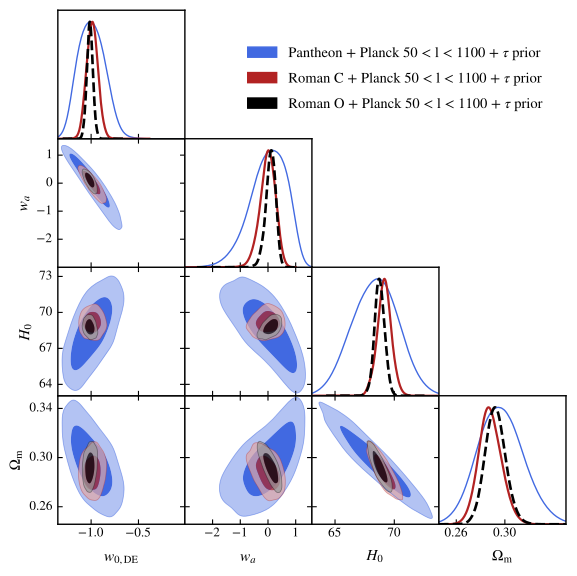

Recreate this plot in Python.
import getdist.plots as gplot
from getdist import MCSamples
from getdist import loadMCSamples
import os
import matplotlib
import subprocess
import matplotlib.pyplot as plt
import numpy as np

# GENERAL PLOT OPTIONS
matplotlib.rcParams['mathtext.fontset'] = 'stix'
matplotlib.rcParams['font.family'] = 'STIXGeneral'
matplotlib.rcParams['mathtext.rm'] = 'Bitstream Vera Sans'
matplotlib.rcParams['mathtext.it'] = 'Bitstream Vera Sans:italic'
matplotlib.rcParams['mathtext.bf'] = 'Bitstream Vera Sans:bold'
matplotlib.rcParams['xtick.bottom'] = True
matplotlib.rcParams['xtick.top'] = False
matplotlib.rcParams['ytick.right'] = False
matplotlib.rcParams['axes.edgecolor'] = 'black'
matplotlib.rcParams['axes.linewidth'] = '1.0'
matplotlib.rcParams['axes.labelsize'] = 'medium'
matplotlib.rcParams['axes.grid'] = True
matplotlib.rcParams['grid.linewidth'] = '0.0'
matplotlib.rcParams['grid.alpha'] = '0.18'
matplotlib.rcParams['grid.color'] = 'lightgray'
matplotlib.rcParams['legend.labelspacing'] = 0.77
matplotlib.rcParams['savefig.bbox'] = 'tight'
matplotlib.rcParams['savefig.format'] = 'pdf'

# ADDING NEFF AS DERIVED PARAMETER
parameter = [u'w',u'wa',u'H0',u'omegam']
chaindir=r'.'
root_chains = ('EXAMPLE_POLY1','EXAMPLE_POLY2','EXAMPLE_POLY3')

analysissettings={'smooth_scale_1D':0.45,'smooth_scale_2D':0.45,'ignore_rows': u'0.0',
'range_confidence' : u'0.025'}
# --------------------------------------------------------------------------------
# --------------------------------------------------------------------------------
# --------------------------------------------------------------------------------
samples=loadMCSamples('./' + root_chains[0],settings=analysissettings) 
p = samples.getParams()
# --------------------------------------------------------------------------------
samples.addDerived(np.exp(p.logA)/10.0,name='1e9As',label='{10^9\\rm A_s}',
range=[np.exp(samples.getLower('logA'))/10.0,np.exp(samples.getUpper('logA'))/10.0])
# --------------------------------------------------------------------------------
samples.addDerived(p.omegach2*10.0,name='10omegach2',label='{10 \Omega_c h^2}',
range=[samples.getLower('omegach2')*10.0,samples.getUpper('omegach2')*10.0])
# --------------------------------------------------------------------------------
samples.addDerived(p.omegabh2*100.0,name='100omegabh2',label='{100 \Omega_b h^2}',
range=[samples.getLower('omegabh2')*100.0,samples.getUpper('omegabh2')*100.0])
# --------------------------------------------------------------------------------
samples.addDerived(p.ns*10.0,name='10ns',label='{10 n_s}',
range=[samples.getLower('ns')*10.0,samples.getUpper('ns')*10.0])
# --------------------------------------------------------------------------------
samples.addDerived(p.w0pwa-p.w,name='wa',label='{w_a}')
# --------------------------------------------------------------------------------
samples.saveAsText('.VM_P6_TMP1')
# --------------------------------------------------------------------------------
# --------------------------------------------------------------------------------
# --------------------------------------------------------------------------------
samples=loadMCSamples('./' + root_chains[1],settings=analysissettings) 
p = samples.getParams()
# --------------------------------------------------------------------------------
samples.addDerived(np.exp(p.logA)/10.0,name='1e9As',label='{10^9\\rm A_s}',
range=[np.exp(samples.getLower('logA'))/10.0,np.exp(samples.getUpper('logA'))/10.0])
# --------------------------------------------------------------------------------
samples.addDerived(p.omegach2*10.0,name='10omegach2',label='{10 \Omega_c h^2}',
range=[samples.getLower('omegach2')*10.0,samples.getUpper('omegach2')*10.0])
# --------------------------------------------------------------------------------
samples.addDerived(p.omegabh2*100.0,name='100omegabh2',label='{100 \Omega_b h^2}',
range=[samples.getLower('omegabh2')*100.0,samples.getUpper('omegabh2')*100.0])
# --------------------------------------------------------------------------------
samples.addDerived(p.ns*10.0,name='10ns',label='{10 n_s}',
range=[samples.getLower('ns')*10.0,samples.getUpper('ns')*10.0])
# --------------------------------------------------------------------------------
samples.saveAsText('.VM_P6_TMP2')
# --------------------------------------------------------------------------------
# --------------------------------------------------------------------------------
# --------------------------------------------------------------------------------
samples=loadMCSamples('./' + root_chains[2],settings=analysissettings) 
p = samples.getParams()
# --------------------------------------------------------------------------------
samples.addDerived(np.exp(p.logA)/10.0,name='1e9As',label='{10^9\\rm A_s}',
range=[np.exp(samples.getLower('logA'))/10.0,np.exp(samples.getUpper('logA'))/10.0])
# --------------------------------------------------------------------------------
samples.addDerived(p.omegach2*10.0,name='10omegach2',label='{10 \Omega_c h^2}',
range=[samples.getLower('omegach2')*10.0,samples.getUpper('omegach2')*10.0])
# --------------------------------------------------------------------------------
samples.addDerived(p.omegabh2*100.0,name='100omegabh2',label='{100 \Omega_b h^2}',
range=[samples.getLower('omegabh2')*100.0,samples.getUpper('omegabh2')*100.0])
# --------------------------------------------------------------------------------
samples.addDerived(p.ns*10.0,name='10ns',label='{10 n_s}',
range=[samples.getLower('ns')*10.0,samples.getUpper('ns')*10.0])
# --------------------------------------------------------------------------------
samples.saveAsText('.VM_P6_TMP3')
# --------------------------------------------------------------------------------
# --------------------------------------------------------------------------------
# --------------------------------------------------------------------------------

#GET DIST PLOT SETUP
g=gplot.getSubplotPlotter(chain_dir=chaindir,
analysis_settings=analysissettings,width_inch=5.9)
g.settings.lw_contour = 1.2
g.settings.legend_rect_border = False
g.settings.figure_legend_frame = False
g.settings.axes_fontsize = 13.5
g.settings.legend_fontsize = 14.5
g.settings.alpha_filled_add = 0.7
g.settings.lab_fontsize=15
g.legend_labels=False

param_3d = None
g.triangle_plot(['.VM_P6_TMP1','.VM_P6_TMP2','.VM_P6_TMP3'],parameter,
plot_3d_with_param=param_3d,line_args=[
{'lw': 1.0,'ls': 'solid', 'color':'royalblue'},
{'lw': 1.6,'ls': 'solid', 'color':'firebrick'},
{'lw': 1.9,'ls': 'dashed', 'color':'black'}],
contour_colors=['royalblue','firebrick','black'],
filled=True,shaded=False,
legend_labels=['Pantheon + Planck 50 < l < 1100 + $\\tau$ prior','Roman C + Planck 50 < l < 1100 + $\\tau$ prior','Roman O + Planck 50 < l < 1100 + $\\tau$ prior'],legend_loc=(0.42,0.795),
imax_shaded=0)
g.export()
